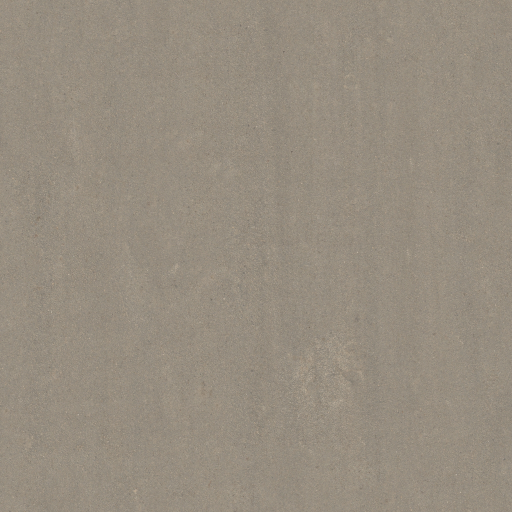
#> input picture tools/texturas_base/asphalt_06.jpg, 1024 x 1024 px (shown at 1/2 size); its folder holds 4 pictures in this run
$ python aplicar_texturas.py
#> lines starting #> are read from the running program, lines starting #| are printed output that depends on the picture
"""Genera las texturas finales de Models/ a partir de las base de Poly Haven.

Uso (despues de exportar el .obj, porque export_obj.py sobrescribe los PNG):
    python3 tools/aplicar_texturas.py

Base (CC0, https://polyhaven.com) en tools/texturas_base/:
    leafy_grass              -> tex_Grass.png    (teñido a verde de cancha)
    asphalt_06               -> tex_Pavement.png (plaza)
    brushed_concrete_03      -> tex_Concrete.png (fachada, neutro y sin grano)
    box_profile_metal_sheet  -> tex_Roof.png      (cubierta plata)
"""

import os

import numpy as np
from PIL import Image, ImageFilter

AQUI = os.path.dirname(os.path.abspath(__file__))
BASE = os.path.join(AQUI, "texturas_base")
MODELS = os.path.join(os.path.dirname(AQUI), "Models")
SIZE = 1024


def cargar(nombre):
#> called with nombre = 'asphalt_06.jpg'
    ruta = os.path.join(BASE, nombre)
    im = Image.open(ruta).convert("RGB")
#> im is the input picture: PIL image 1024x1024 RGB; mean R, G, B 150.8, 141.4, 127.6
    if im.size != (SIZE, SIZE):
        im = im.resize((SIZE, SIZE), Image.LANCZOS)
    return im


def luma(arr):
    return 0.299 * arr[..., 0] + 0.587 * arr[..., 1] + 0.114 * arr[..., 2]


def normalizar(arr):
    lo, hi = arr.min(), arr.max()
    return (arr - lo) / max(1e-6, hi - lo)


def guardar(arr, nombre):
#> called with nombre = 'tex_Pavement.png'
    Image.fromarray((np.clip(arr, 0, 1) * 255).astype("uint8")).save(
        os.path.join(MODELS, nombre))
    px = list(Image.open(os.path.join(MODELS, nombre)).resize((32, 32)).getdata())
    prom = tuple(sum(c[i] for c in px) // len(px) for i in range(3))
#> prom = (150, 141, 127)
    print("%-20s %s" % (nombre, prom))
#| tex_Pavement.png     (150, 141, 127)


def main():
    # Plaza: concreto claro de Poly Haven, tal cual
    guardar(np.asarray(cargar("asphalt_06.jpg"), dtype=np.float32) / 255.0,
            "tex_Pavement.png")

    # Fachada: mismo concreto pero neutro (sin tinte marron) y sin el grano
    # fino que a distancia se ve como "estatica".
    concreto = cargar("brushed_concrete_03.jpg").filter(ImageFilter.GaussianBlur(1.2))
#> call 2 of cargar, with nombre = 'brushed_concrete_03.jpg'
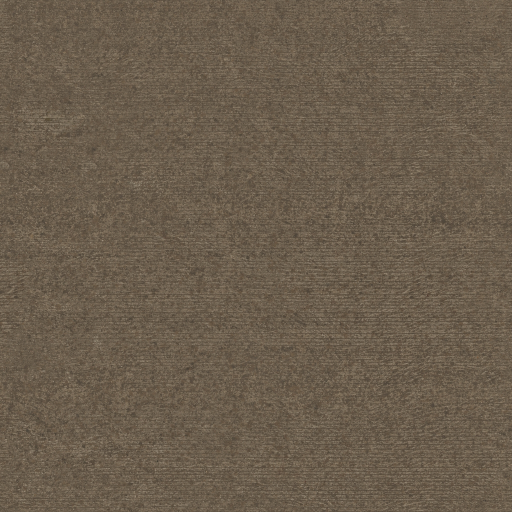
#> input picture tools/texturas_base/brushed_concrete_03.jpg, 1024 x 1024 px (shown at 1/2 size)
#> in cargar, im is the input picture: PIL image 1024x1024 RGB; mean R, G, B 106.7, 93.3, 76.6
    c = np.asarray(concreto, dtype=np.float32) / 255.0
    g = 0.45 + 0.55 * normalizar(luma(c))          # contraste suave
#> in normalizar, `lo, hi = arr.min(), arr.max()`: lo = 0.264; hi = 0.495
    guardar(g[..., None] * np.array([0.80, 0.81, 0.83]), "tex_Concrete.png")
#> call 2 of guardar, with nombre = 'tex_Concrete.png'
#> in guardar (call 2), `Image.fromarray((np.clip(arr, 0, 1) * 255).astype("uint8")).save( os.p..`:
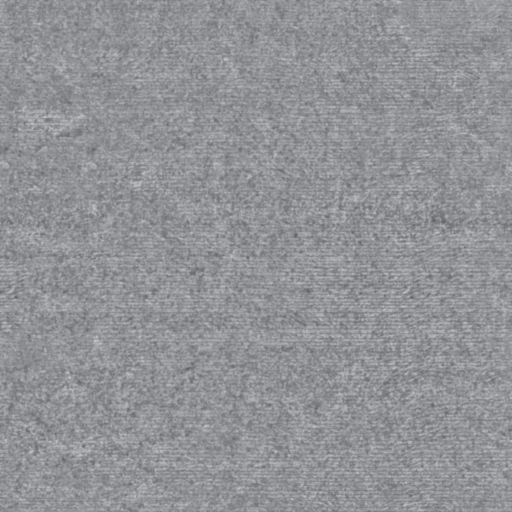
#> saved as tex_Concrete.png: PIL image 1024x1024 RGB (shown at 1/2 size); mean R, G, B 144.7, 146.6, 150.2
#> in guardar (call 2), `prom = tuple(sum(c[i] for c in px) // len(px) for i in range(3))`: prom = (144, 146, 150)
#| tex_Concrete.png     (144, 146, 150)

    # Cesped: hojas de cesped reales teñidas al verde de cancha regada
    h = np.asarray(cargar("leafy_grass.jpg"), dtype=np.float32) / 255.0
#> call 3 of cargar, with nombre = 'leafy_grass.jpg'
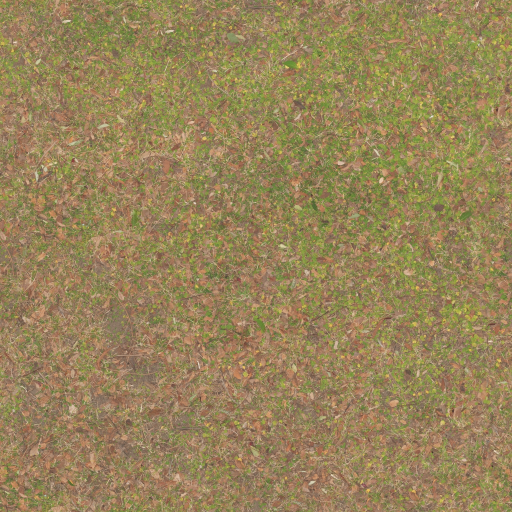
#> input picture tools/texturas_base/leafy_grass.jpg, 1024 x 1024 px (shown at 1/2 size)
#> in cargar, im is the input picture: PIL image 1024x1024 RGB; mean R, G, B 151, 131.3, 89.1
    g = 0.62 + 0.38 * normalizar(luma(h))
    guardar(g[..., None] * np.array([0.30, 0.62, 0.20]) * 1.35, "tex_Grass.png")
#> call 3 of guardar, with nombre = 'tex_Grass.png'
#> in guardar (call 3), `Image.fromarray((np.clip(arr, 0, 1) * 255).astype("uint8")).save( os.p..`:
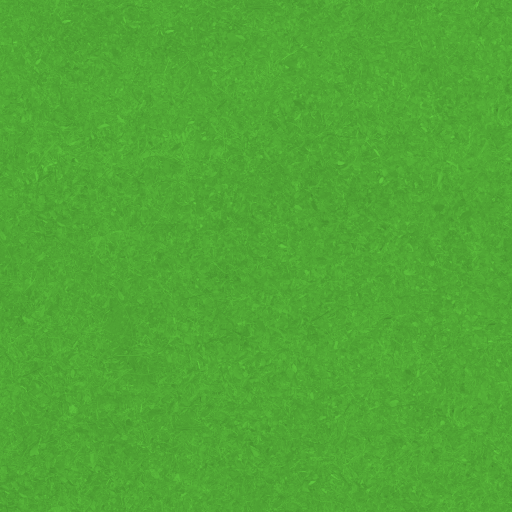
#> saved as tex_Grass.png: PIL image 1024x1024 RGB (shown at 1/2 size); mean R, G, B 80.5, 166.8, 53.5
#> in guardar (call 3), `prom = tuple(sum(c[i] for c in px) // len(px) for i in range(3))`: prom = (80, 166, 53)
#| tex_Grass.png        (80, 166, 53)

    # Cubierta: perfil metalico teñido a gris plata claro
    m = np.asarray(cargar("box_profile_metal_sheet.jpg"), dtype=np.float32) / 255.0
#> call 4 of cargar, with nombre = 'box_profile_metal_sheet.jpg'
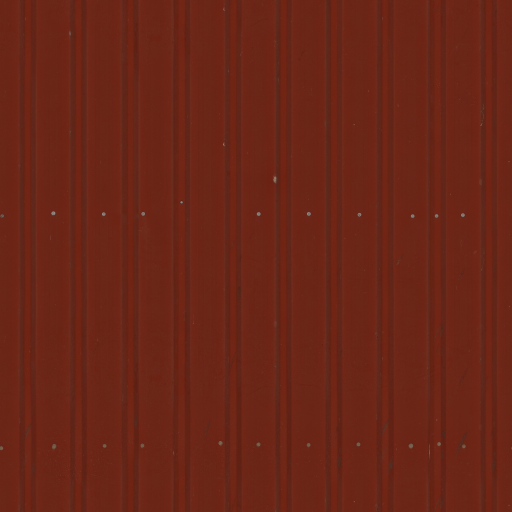
#> input picture tools/texturas_base/box_profile_metal_sheet.jpg, 1024 x 1024 px (shown at 1/2 size)
#> in cargar, im is the input picture: PIL image 1024x1024 RGB; mean R, G, B 106.1, 37.7, 23
    g = 0.75 + 0.25 * normalizar(luma(m))
#> in luma (call 3), `return 0.299 * arr[..., 0] + 0.587 * arr[..., 1] + 0.114 * arr[..., 2]`:
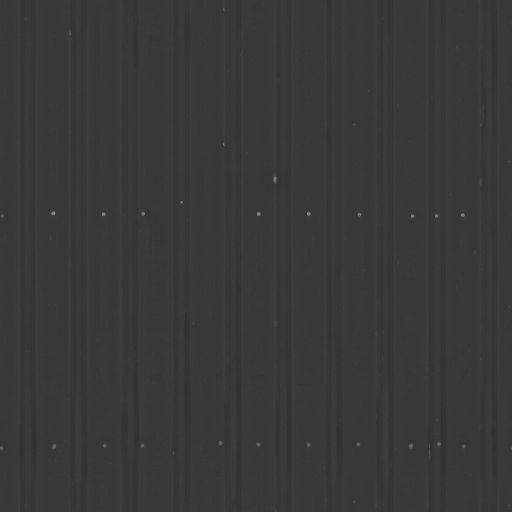
#> returned value: shape (1024, 1024) float32 (shown at 1/2 size); min 0.161, max 0.631, mean 0.221
    guardar(g[..., None] * np.array([0.88, 0.89, 0.90]), "tex_Roof.png")
#> call 4 of guardar, with nombre = 'tex_Roof.png'
#> in guardar (call 4), `Image.fromarray((np.clip(arr, 0, 1) * 255).astype("uint8")).save( os.p..`:
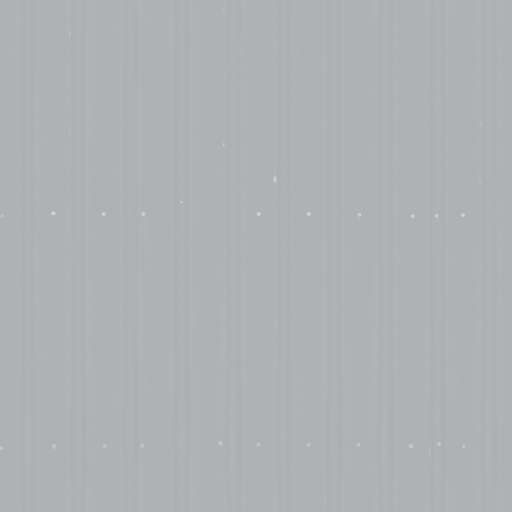
#> saved as tex_Roof.png: PIL image 1024x1024 RGB (shown at 1/2 size); mean R, G, B 175, 177, 179
#> in guardar (call 4), `prom = tuple(sum(c[i] for c in px) // len(px) for i in range(3))`: prom = (175, 177, 179)
#| tex_Roof.png         (175, 177, 179)


if __name__ == "__main__":
    main()
